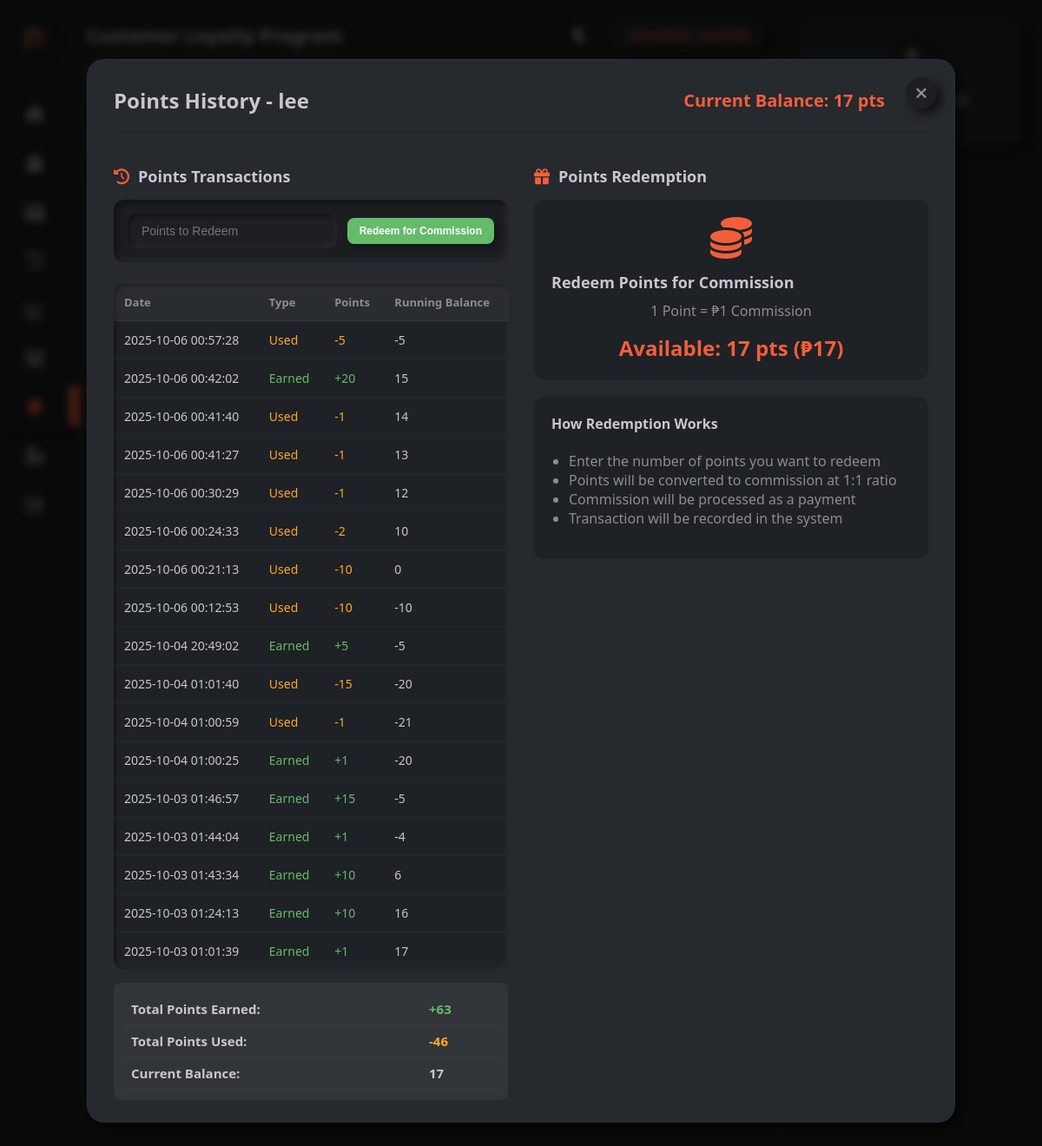
/customer_loyalty.php?view_points=3, run on the app's committed database.
### tables this page shows
CREATE TABLE `customers` (
  `id` int(11) NOT NULL,
  `name` varchar(150) NOT NULL,
  `phone` varchar(50) DEFAULT NULL,
  `email` varchar(100) DEFAULT NULL,
  `address` text DEFAULT NULL,
  `created_at` timestamp NOT NULL DEFAULT current_timestamp(),
  `is_loyal` tinyint(1) DEFAULT 0,
  `points_balance` int(11) DEFAULT 0
);

CREATE TABLE `points_transactions` (
  `id` int(11) NOT NULL,
  `customer_id` int(11) NOT NULL,
  `points_earned` int(11) DEFAULT 0,
  `points_used` int(11) DEFAULT 0,
  `transaction_date` datetime NOT NULL,
  `sale_id` int(11) DEFAULT NULL
);

### customer_loyalty.php (the view, shortened to what this page needs)
<?php
include "db.php";
 $currentTheme = $_SESSION['theme'];
 $displayName = $_SESSION['user']['username'] ?? $_SESSION['username'] ?? 'Guest';
 $sql = "
   SELECT c.id, c.name, c.phone, c.email, c.address, c.is_loyal, c.points_balance,
          COALESCE(SUM(CASE WHEN u.status='unpaid' THEN u.amount ELSE 0 END),0) as total_utang
   FROM customers c
   LEFT JOIN utang u ON c.id = u.customer_id
   GROUP BY c.id
   ORDER BY c.is_loyal DESC, c.name ASC
";
 $result = $conn->query($sql);
 $customers = $result;
 $currentUser = null;
 $pointsDetails = [];
 $cust_id = null;
if (isset($_GET['view_points'])) {
    $cust_id = intval($_GET['view_points']);
    $q = "
       SELECT pt.*,
              CASE
                WHEN pt.points_earned > 0 THEN 'Earned'
                WHEN pt.points_used > 0 THEN 'Used'
              END as transaction_type
       FROM points_transactions pt
       WHERE pt.customer_id = ?
       ORDER BY pt.transaction_date DESC
   ";
    $stmt = $conn->prepare($q);
    $stmt->bind_param("i", $cust_id);
    $stmt->execute();
    $result = $stmt->get_result();
    $pointsDetails = $result->fetch_all(MYSQLI_ASSOC);
}
?>
<!DOCTYPE html>
<html lang="en">
<head>
  <link rel="stylesheet" href="https://cdnjs.cloudflare.com/ajax/libs/font-awesome/6.4.0/css/all.min.css">
</head>
<body class="<?php echo $currentTheme === 'light' ? 'light-mode' : ''; ?>">
<nav class="sidebar">
  <div class="logo">
    <img src="uploads/logo.png" alt="POS System Logo">
  </div>
  <ul>
    <li>
      <a href="dashboard.php" >
        <i class="fa fa-home"></i>
      </a>
    </li>
    <li>
      <a href="inventory.php">
        <i class="fa fa-box"></i>
      </a>
    </li>
    <li>
      <a href="sales.php">
        <i class="fa fa-credit-card"></i>
      </a>
    </li>
    <li>
      <a href="sales_history.php">
        <i class="fa fa-history"></i>
      </a>
    </li>
    <li>
      <a href="sales_report.php">
        <i class="fa fa-chart-line"></i>
      </a>
    </li>
    <li>
      <a href="customers.php">
        <i class="fa fa-users"></i>
      </a>
    </li>
    <li>
      <a href="customer_loyalty.php" class="active">
        <i class="fa fa-star"></i>
      </a>
    </li>
    <li>
      <a href="user_management.php">
        <i class="fa fa-user-cog"></i>
      </a>
    </li>
    <li>
      <a href="logout.php">
        <i class="fa fa-sign-out-alt"></i>
      </a>
    </li>
  </ul>
</nav>
<div class="wrapper">
  <main class="main">
    <div class="topbar">
      <h1>Customer Loyalty Program</h1>
      <div style="display: flex; align-items: center;">
        <button id="theme-toggle" class="theme-toggle" title="Toggle theme">
          <i class="fas fa-<?php echo $currentTheme === 'light' ? 'sun' : 'moon'; ?>"></i>
        </button>
        <div class="clock-card neu">
          <span id="clock"></span>
        </div>
      </div>
    </div>
    <div class="cards">
      <div class="expandable-card" id="customer-card">
        <div class="card-header" onclick="toggleCard('customer-card')">
          <h3><i class="fas fa-user-plus"></i> Register New Customer</h3>
        </div>
      </div>
      <div class="expandable-card" id="loyalty-card">
        <div class="card-header" onclick="toggleCard('loyalty-card')">
          <h3><i class="fas fa-star"></i> Manage Loyalty Status</h3>
        </div>
      </div>
      <div class="expandable-card" id="points-card">
        <div class="card-header" onclick="toggleCard('points-card')">
          <h3><i class="fas fa-coins"></i> Adjust Points</h3>
        </div>
      </div>
    </div>
    <div class="table-container">
      <h2 style="margin-top: 0; color: var(--text-light);">Customer Loyalty Status</h2>
      <table>
        <tr>
          <th>Name</th>
          <th>Phone</th>
          <th>Email</th>
          <th>Loyalty Status</th>
          <th>Points Balance</th>
          <th>Total Utang</th>
          <th>Action</th>
        </tr>
        <?php while($row=$customers->fetch_assoc()): ?>
          <tr>
            <td><?= htmlspecialchars($row['name']) ?></td>
            <td><?= htmlspecialchars($row['phone']) ?></td>
            <td><?= htmlspecialchars($row['email']) ?></td>
            <td>
              <span class="loyalty-badge <?= $row['is_loyal'] ? 'loyal' : 'not-loyal' ?>">
              </span>
            </td>
            <td><span class="points-balance"><?= $row['points_balance'] ?></span> pts</td>
            <td>₱<?= number_format($row['total_utang'],2) ?></td>
            <td>
              <a href="customer_loyalty.php?view_points=<?= $row['id'] ?>" class="btn btn-view">
              </a>
            </td>
          </tr>
        <?php endwhile; ?>
      </table>
    </div>
  </main>
  <aside class="right-panel">
    <div class="profile-card neu">
      <?php if ($currentUser && !empty($currentUser['photo']) && file_exists($currentUser['photo'])): ?>
        <img src="<?= htmlspecialchars($currentUser['photo']) ?>" alt="Profile Photo" class="profile-photo">
      <?php else: ?>
        <div class="profile-photo">
        </div>
      <?php endif; ?>
      <h3>Welcome, <?=htmlspecialchars($displayName)?></h3>
      <div class="role"><?= htmlspecialchars($currentUser['role'] ?? 'User') ?></div>
    </div>
  </aside>
</div>
<?php if(!empty($pointsDetails)): ?>
<div class="modal" id="pointsModal" style="display:flex;">
  <div class="modal-content">
    <?php
    $custInfo = $conn->query("SELECT name, points_balance FROM customers WHERE id=$cust_id");
    $custInfo = $custInfo->fetch_assoc();
    $custName = $custInfo['name'];
    $pointsBalance = $custInfo['points_balance'];
    $totalEarned = 0;
    $totalUsed = 0;
    foreach($pointsDetails as $pt) {
        $totalEarned += $pt['points_earned'];
        $totalUsed += $pt['points_used'];
    }
    ?>
    <div class="modal-header">
      <h2>Points History - <?= htmlspecialchars($custName) ?></h2>
      <div class="balance">Current Balance: <?= $pointsBalance ?> pts</div>
    </div>
    <div class="modal-body">
      <div class="modal-section">
        <h3><i class="fas fa-history"></i> Points Transactions</h3>
        <form method="post" class="points-form-container">
          <input type="number" name="points_to_redeem" min="1" max="<?= $pointsBalance ?>" placeholder="Points to Redeem" required>
          <button type="submit" class="btn btn-success">Redeem for Commission</button>
        </form>
        <div class="modal-table">
          <table>
            <tr>
              <th>Date</th>
              <th>Type</th>
              <th>Points</th>
              <th>Running Balance</th>
            </tr>
            <?php
            $runningBalance = 0;
            foreach($pointsDetails as $pt):
                $runningBalance += $pt['points_earned'] - $pt['points_used'];
            ?>
              <tr>
                <td><?= $pt['transaction_date'] ?></td>
                <td>
                  <?php if($pt['points_earned'] > 0): ?>
                    <span class="transaction-earned">Earned</span>
                  <?php else: ?>
                    <span class="transaction-used">Used</span>
                  <?php endif; ?>
                </td>
                <td>
                  <?php if($pt['points_earned'] > 0): ?>
                    <span class="transaction-earned">+<?= $pt['points_earned'] ?></span>
                  <?php else: ?>
                    <span class="transaction-used">-<?= $pt['points_used'] ?></span>
                  <?php endif; ?>
                </td>
                <td><?= $runningBalance ?></td>
              </tr>
            <?php endforeach; ?>
          </table>
        </div>
        <div class="points-summary">
          <table>
            <tr>
              <td>Total Points Earned:</td>
              <td class="transaction-earned">+<?= $totalEarned ?></td>
            </tr>
            <tr>
              <td>Total Points Used:</td>
              <td class="transaction-used">-<?= $totalUsed ?></td>
            </tr>
            <tr>
              <td>Current Balance:</td>
              <td><?= $pointsBalance ?></td>
            </tr>
          </table>
        </div>
      </div>
      <div class="modal-section">
        <h3><i class="fas fa-gift"></i> Points Redemption</h3>
        <div class="points-history">
          <div style="padding: 20px; text-align: center; background: rgba(0,0,0,0.2); border-radius: 12px; margin-bottom: 20px;">
            <i class="fas fa-coins" style="font-size: 48px; color: var(--accent); margin-bottom: 15px;"></i>
            <h3 style="margin: 0 0 10px; color: var(--text-light);">Redeem Points for Commission</h3>
            <p style="margin: 0; color: var(--muted);">1 Point = ₱1 Commission</p>
            <p style="margin: 15px 0 0; font-size: 24px; font-weight: 600; color: var(--accent);">
              Available: <?= $pointsBalance ?> pts (₱<?= $pointsBalance ?>)
            </p>
          </div>
          <div style="background: rgba(0,0,0,0.2); border-radius: 12px; padding: 20px;">
            <h4 style="margin-top: 0; color: var(--text-light);">How Redemption Works</h4>
            <ul style="padding-left: 20px; color: var(--muted);">
              <li>Enter the number of points you want to redeem</li>
              <li>Points will be converted to commission at 1:1 ratio</li>
              <li>Commission will be processed as a payment</li>
              <li>Transaction will be recorded in the system</li>
            </ul>
          </div>
        </div>
      </div>
    </div>
    <button class="close" onclick="document.getElementById('pointsModal').style.display='none'">
      <i class="fas fa-times"></i>
    </button>
  </div>
</div>
<?php endif; ?>
</body>
</html>

### data on the page
customers: name "lee", points_balance "17"
points_transactions: transaction_date "2025-10-06 00:57:28", points_earned "Used", points_used "5", runningBalance "-5"
points_transactions: transaction_date "2025-10-06 00:42:02", shows "Earned", points_earned "20", runningBalance "15"
points_transactions: transaction_date "2025-10-06 00:41:40", points_earned "Used", points_used "1", runningBalance "14"
points_transactions: transaction_date "2025-10-06 00:41:27", points_earned "Used", points_used "1", runningBalance "13"
points_transactions: transaction_date "2025-10-06 00:30:29", points_earned "Used", points_used "1", runningBalance "12"
points_transactions: transaction_date "2025-10-06 00:24:33", points_earned "Used", points_used "2", runningBalance "10"
points_transactions: transaction_date "2025-10-06 00:21:13", points_earned "Used", points_used "10", runningBalance "0"
points_transactions: transaction_date "2025-10-06 00:12:53", points_earned "Used", points_used "10", runningBalance "-10"
points_transactions: transaction_date "2025-10-04 20:49:02", shows "Earned", points_earned "5", runningBalance "-5"
points_transactions: transaction_date "2025-10-04 01:01:40", points_earned "Used", points_used "15", runningBalance "-20"
points_transactions: transaction_date "2025-10-04 01:00:59", points_earned "Used", points_used "1", runningBalance "-21"
points_transactions: transaction_date "2025-10-04 01:00:25", shows "Earned", points_earned "1", runningBalance "-20"
points_transactions: transaction_date "2025-10-03 01:46:57", shows "Earned", points_earned "15", runningBalance "-5"
points_transactions: transaction_date "2025-10-03 01:44:04", shows "Earned", points_earned "1", runningBalance "-4"
points_transactions: transaction_date "2025-10-03 01:43:34", shows "Earned", points_earned "10", runningBalance "6"
points_transactions: transaction_date "2025-10-03 01:24:13", shows "Earned", points_earned "10", runningBalance "16"
points_transactions: transaction_date "2025-10-03 01:01:39", shows "Earned", points_earned "1", runningBalance "17"

### other printed values
$totalEarned "63"
$totalUsed "46"
